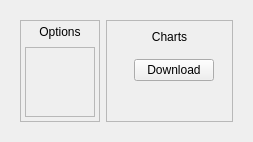
            <widget class="QWidget" name="stats_page">
             <property name="sizePolicy">
              <sizepolicy hsizetype="Expanding" vsizetype="Expanding">
               <horstretch>0</horstretch>
               <verstretch>0</verstretch>
              </sizepolicy>
             </property>
             <layout class="QHBoxLayout" name="horizontalLayout_32" stretch="6">
              <item>
               <widget class="QWidget" name="widget_40" native="true">
                <layout class="QHBoxLayout" name="horizontalLayout_33" stretch="2,6">
                 <item>
                  <widget class="QFrame" name="frame">
                   <property name="frameShape">
                    <enum>QFrame::Shape::StyledPanel</enum>
                   </property>
                   <property name="frameShadow">
                    <enum>QFrame::Shadow::Raised</enum>
                   </property>
                   <layout class="QVBoxLayout" name="verticalLayout_29">
                    <property name="spacing">
                     <number>8</number>
                    </property>
                    <property name="leftMargin">
                     <number>4</number>
                    </property>
                    <property name="topMargin">
                     <number>4</number>
                    </property>
                    <property name="rightMargin">
                     <number>4</number>
                    </property>
                    <property name="bottomMargin">
                     <number>4</number>
                    </property>
                    <item>
                     <widget class="QLabel" name="graphs_label">
                      <property name="text">
                       <string>Options</string>
                      </property>
                      <property name="alignment">
                       <set>Qt::AlignmentFlag::AlignCenter</set>
                      </property>
                     </widget>
                    </item>
                    <item>
                     <widget class="QScrollArea" name="scrollArea">
                      <property name="widgetResizable">
                       <bool>true</bool>
                      </property>
                      <widget class="QWidget" name="scrollAreaWidgetContents">
                       <property name="geometry">
                        <rect>
                         <x>0</x>
                         <y>0</y>
                         <width>185</width>
                         <height>412</height>
                        </rect>
                       </property>
                      </widget>
                     </widget>
                    </item>
                   </layout>
                  </widget>
                 </item>
                 <item>
                  <widget class="QFrame" name="frame_2">
                   <property name="frameShape">
                    <enum>QFrame::Shape::StyledPanel</enum>
                   </property>
                   <property name="frameShadow">
                    <enum>QFrame::Shadow::Raised</enum>
                   </property>
                   <layout class="QVBoxLayout" name="verticalLayout_30" stretch="0,0,1">
                    <item>
                     <widget class="QLabel" name="charts_label">
                      <property name="text">
                       <string>Charts</string>
                      </property>
                      <property name="alignment">
                       <set>Qt::AlignmentFlag::AlignCenter</set>
                      </property>
                     </widget>
                    </item>
                    <item>
                     <widget class="QWidget" name="widget_41" native="true">
                      <layout class="QHBoxLayout" name="horizontalLayout_34" stretch="1,0">
                       <property name="leftMargin">
                        <number>12</number>
                       </property>
                       <item>
                        <widget class="QWidget" name="filter_buttons_widget" native="true"/>
                       </item>
                       <item>
                        <widget class="QPushButton" name="download_chart_button">
                         <property name="text">
                          <string>Download</string>
                         </property>
                        </widget>
                       </item>
                      </layout>
                     </widget>
                    </item>
                    <item>
                     <widget class="QWidget" name="charts_widget" native="true"/>
                    </item>
                   </layout>
                  </widget>
                 </item>
                </layout>
               </widget>
              </item>
             </layout>
            </widget>
